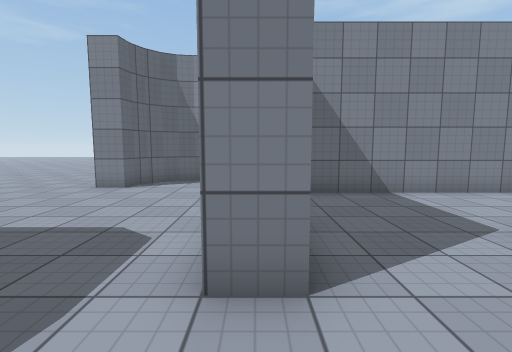
View 1 (above)

18 first-person views from a walk through a Unity game level. The camera is 1.4 m above the floor, tilts 6° down and sees 85° across. The floor is counted in squares, 1 m on a side. Each view is taken from the middle of a square. On the plan, view 1 faces up. The plan holds only what a view shows up to about 14 squares ahead; the rest is blank. The place goes on beyond the plan. Some surface patterns are stand-ins.

View 2
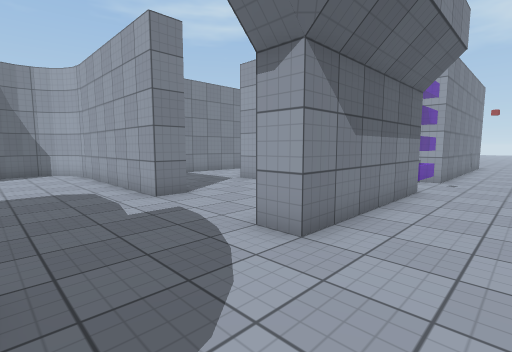

View 3
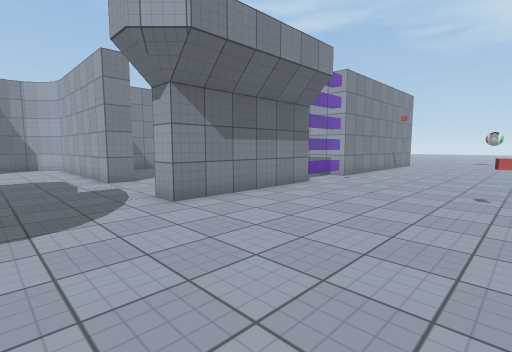

View 4
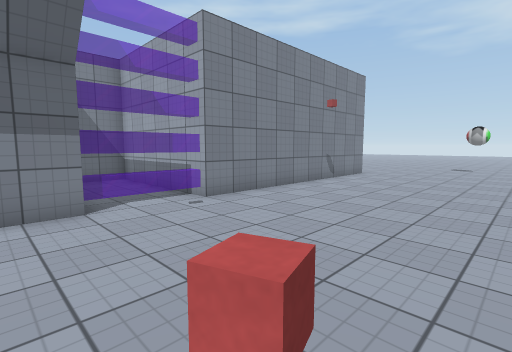

View 5
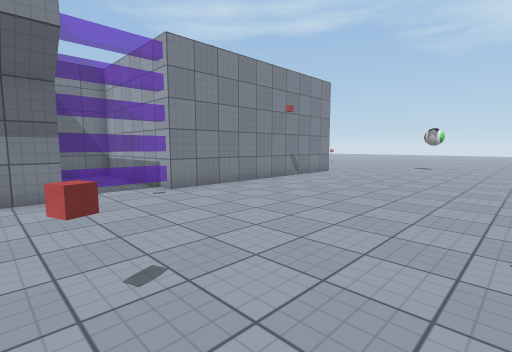

View 6
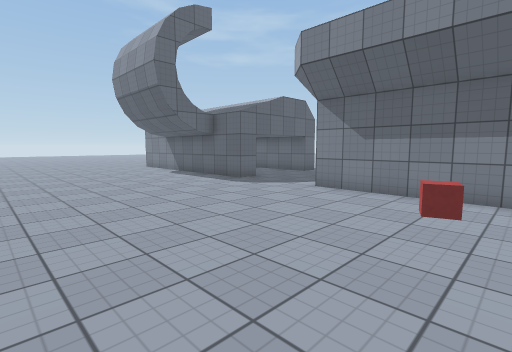

View 7
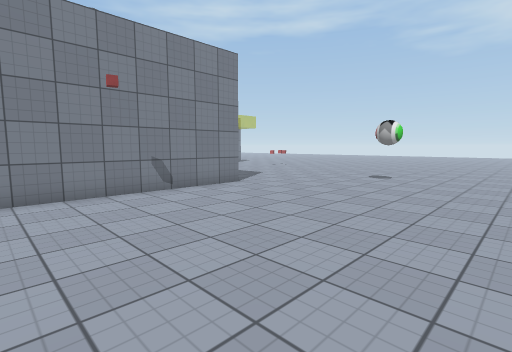

View 8
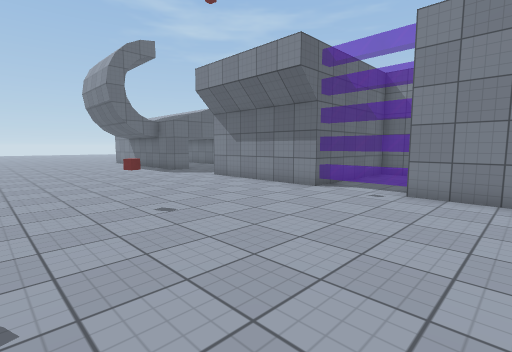

View 9
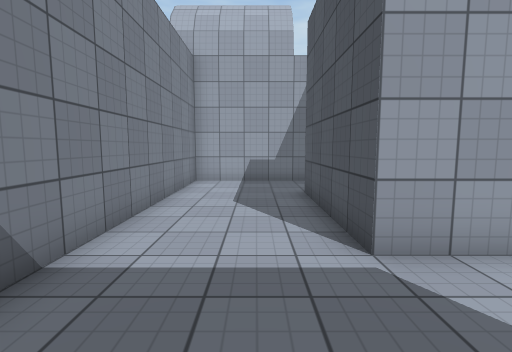

View 10
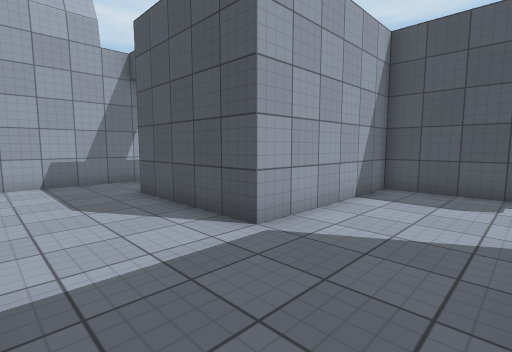

View 11
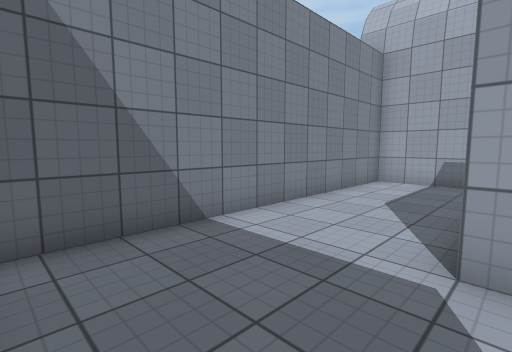

View 12
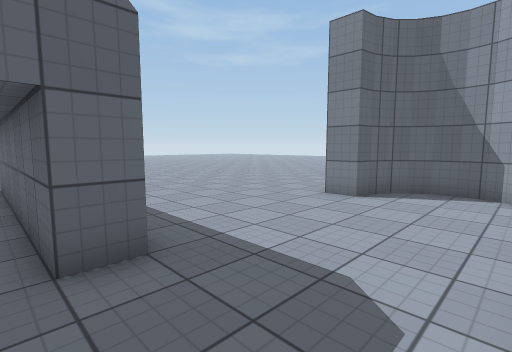

View 13
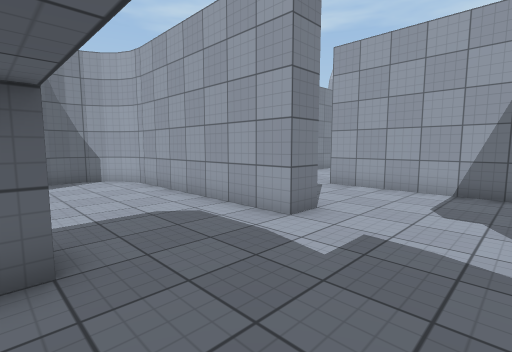

View 14
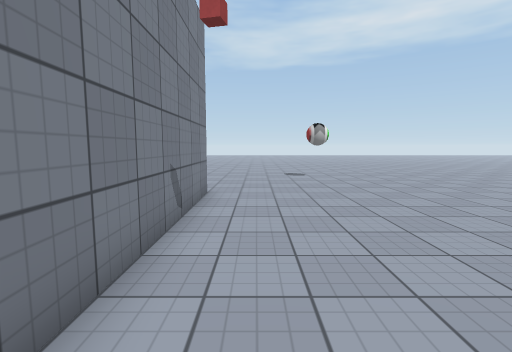

View 15
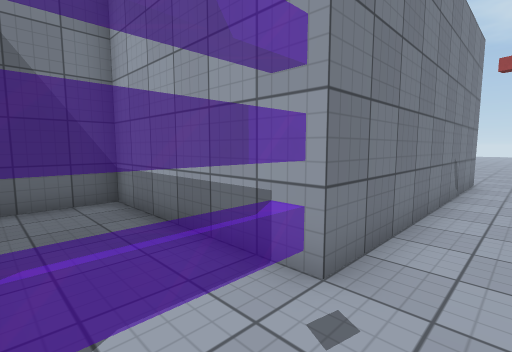

View 16
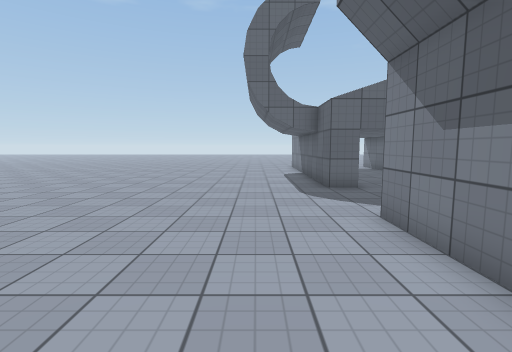

View 17
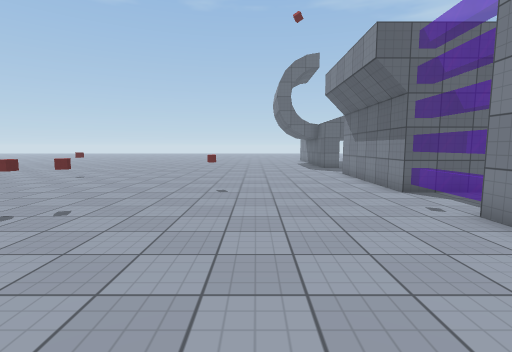

View 18
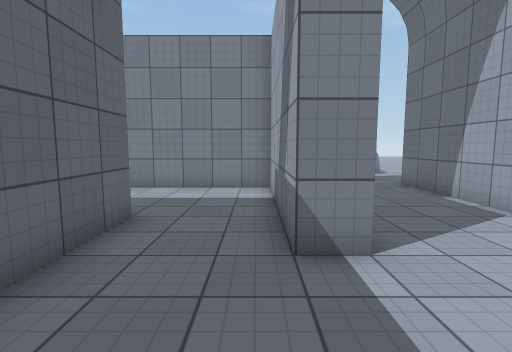

### Floor plan
Key: @ floor where view 1 was taken; # wall or solid block; . floor; = window, fence, low wall or low ledge; O other object.
Columns run from 5 left of view 1 to 20 right of it. Each row starts with its distance up from view 1.
 13                        ..
 12  ####                  ..
 11 ##..##                ..
 10 #....#                ..
  9 .....##############  ..#
  8 .....#............#  ..#
  7 .....#............# ...#
  6 .....#............# ...#
  5 .....#............#....#
  4 .....#....#####...#....
  3 #....#....# . #...#...
  2 ..........# . #......
  1 ..........#.. #.....
  0  ....@....#.. #
 -1 ..........#.. #  .
 -2 #....######===##########..
 -3 ..........................
 -4 ..........................
 -5 ..........................
 -6 ..........................
 -7 ..........................
 -8 .........OO...............
 -9 ..........O...............
-10 ..........................
-11 ............OO............

Positions as (right, up) in squares from view 1, and headings:
1: (0, 0), facing up
2: (-4, -5), facing up-right
3: (-4, -9), facing up-right
4: (4, -9), facing up-right
5: (4, -11), facing up-right
6: (5, -11), facing up-left
7: (11, -11), facing up-right
8: (11, -11), facing up-left
9: (1, 6), facing right
10: (1, 8), facing down-right
11: (1, 4), facing up-right
12: (-1, 2), facing up-left
13: (-5, -1), facing up-right
14: (10, -4), facing right
15: (6, -4), facing up-right
16: (5, -5), facing left
17: (14, -7), facing left
18: (12, -1), facing up
